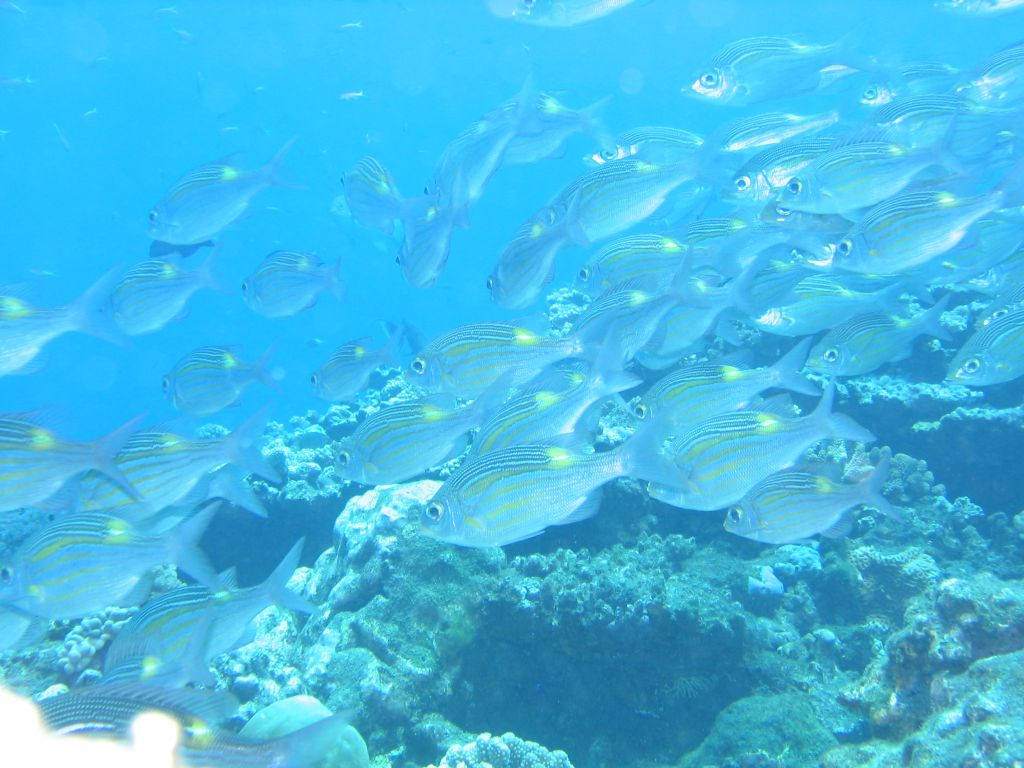
#> input picture ML/Section 4. Компьютерное зрение/002/data/inria/101800_sm.jpg, 1024 x 768 px; its folder holds only this picture in this run
$ jupyter execute --allow-errors 002-cbir.ipynb   (shell and % lines are left out)
#> lines starting #> are read from the running program, lines starting #| are printed output that depends on the picture; after the words box and inside, x2 and y2 are one past the last pixel; in counts of white or black regions, pixels touching at a corner belong together
# Поиск изображения по контенту (CBIR)

[cell 1]
import numpy as np
import cv2
import matplotlib.pyplot as plt

## Алгоритм вычисления дескриптора изображения

[cell 2]
class ColorDescriptor:

    def __init__(self, bins):
        # количество сегментов по y, x и channel
#> further down, image is the input picture: shape (768, 1024, 3); mean B, G, R 228.8, 185.7, 67.9
        self.bins = bins

    def describe(self, image):
        """ Вычисляем дескриптор изображения """

        features = []  # результирующий вектор дескриптора

        # переводим исходное изображение из цветового пространства BGR в HSV
        image = cv2.cvtColor(image, cv2.COLOR_BGR2HSV)
#> image: shape (768, 1024, 3); mean H, S, V 97, 179.6, 229.1

        (h, w) = image.shape[:2]  # размеры изображения
#> h = 768; w = 1024
        (cX, cY) = (int(w * 0.5), int(h * 0.5))  # координаты центра изображения
#> cX = 512; cY = 384

        # делим изображение на четыре равные части
        # и вычисляем координаты сегментов
        segments = [(0, cX, 0, cY),
                    (cX, w, 0, cY),
                    (cX, w, cY, h),
                    (0, cX, cY, h)]

        # готовим маску в виде эллипса для выделения
        # дескрипторов центральной части изображения
        (axesX, axesY) = (int(w * 0.75) // 2, int(h * 0.75) // 2)
#> axesX = 384; axesY = 288
        ellip_mask = np.zeros(image.shape[:2], dtype = np.uint8)
        cv2.ellipse(ellip_mask, (cX, cY), (axesX, axesY), 0, 0, 360, 255, -1)
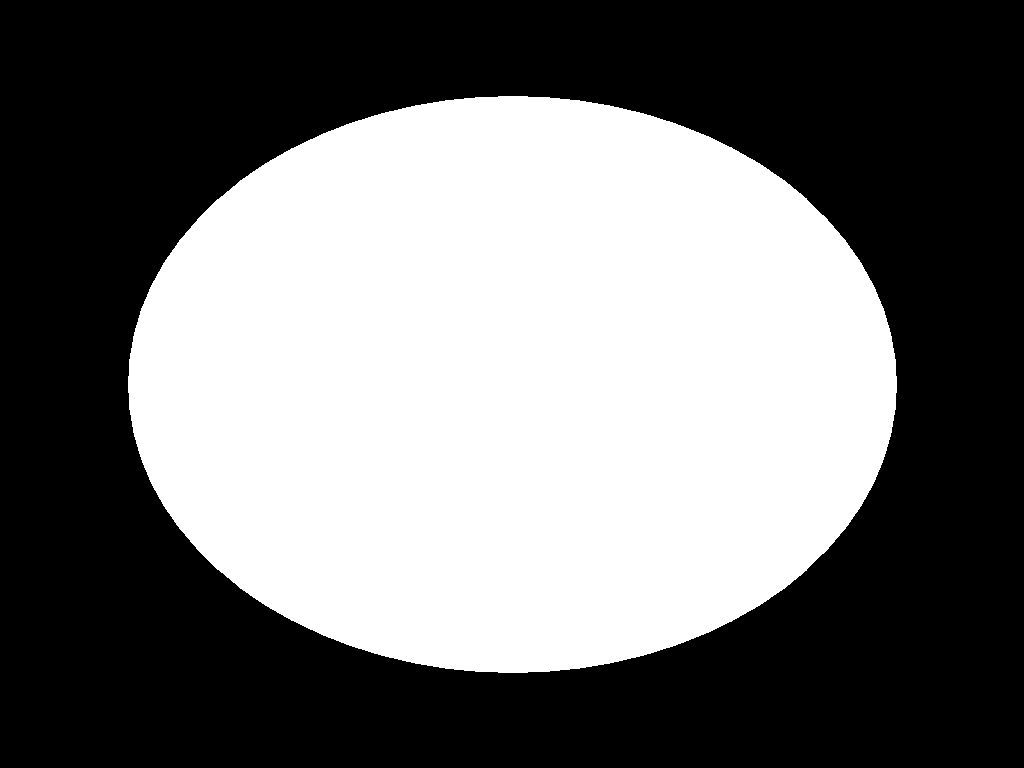
#> ellip_mask: shape (768, 1024); 44.3% white; 1 white region, box (x1, y1, x2, y2) and area: (128, 96, 897, 673) 348061

        # итерируем по четырем сегментам и вычисляем дескрипторы
        for (startX, endX, startY, endY) in segments:
            # формируем маску сегмента
            corner_mask = np.zeros(image.shape[:2], dtype = np.uint8)
            cv2.rectangle(corner_mask, (startX, startY), (endX, endY), 255, -1)
            cornerMask = cv2.subtract(corner_mask, ellip_mask)  # вычитаем пересечение с эллипсом

            # строим цветовую гистограмму с учетом маски сегмента
            hist = self.histogram(image, corner_mask)
            features.extend(hist)
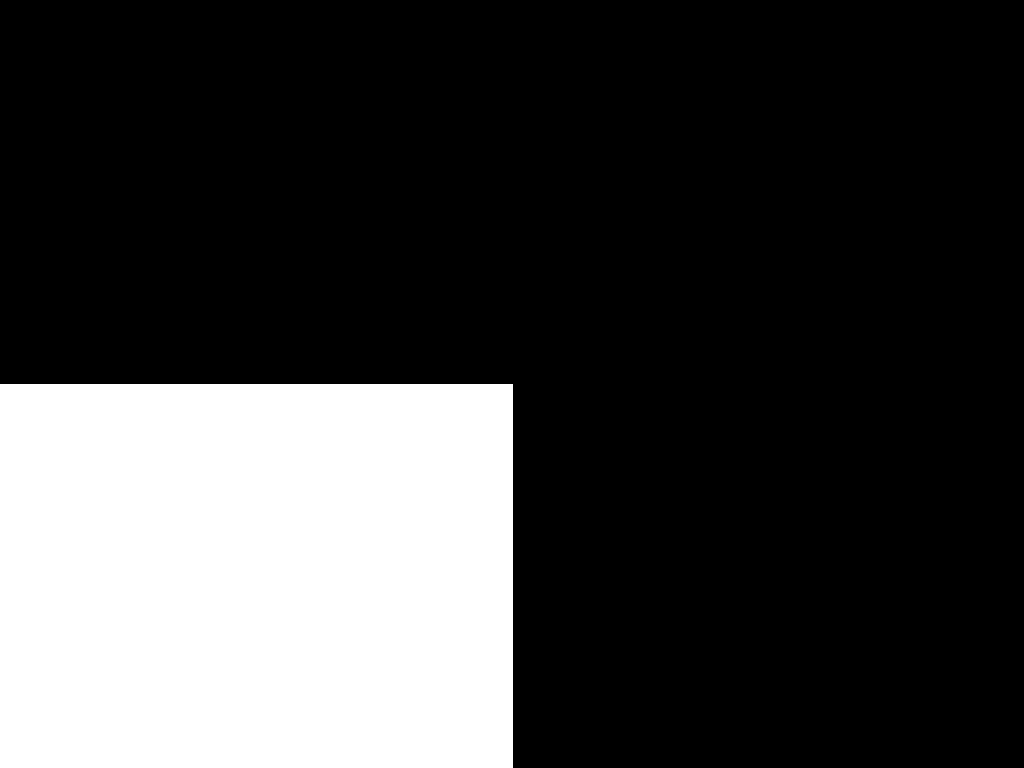
#> corner_mask: shape (768, 1024); 25% white; 1 white region, box (x1, y1, x2, y2) and area: (0, 384, 513, 768) 196992
#> after the loop, features = 1152 values, max 0.857 at index 458, min 0 at index 0, mean 0.00723

        # вычисляем гистограму для центральной области
        hist = self.histogram(image, ellip_mask)
#> hist = 288 values, max 0.665 at index 170, min 0 at index 0, mean 0.00768
        features.extend(hist)

        # возвращаем вектор полученный вектор дескрипторов
        return features

    def histogram(self, image, mask):
        """ Вычисляет гистограмму в области, заданной маской """

        # задаем диапазоны изменений по каналам
        ranges = [0, 180,  # Hue
                  0, 256,  # Saturation
                  0, 256]  # Value

        # вычисляем 3D гистограмму (x, y, channel)
        hist = cv2.calcHist([image], [0, 1, 2], mask,
                            self.bins, ranges = ranges)

        # нормируем гистограмму
        hist = cv2.normalize(hist, np.zeros_like(hist)).flatten()

        return hist

## Вычисляем дескрипторы для базы изображений

[cell 3]
import glob

index = []   # имена фалов
index_features = []  # дескрипторы изображений

# получаем список файлов для индексации
files = list(glob.glob('./data/inria/*.jpg'))

# инициализируем объект для вычисления дескрипторов
cd = ColorDescriptor((8, 12, 3))

for path in files[:25]:
    # сохраняем идентификатор изображения в массив
    image_id = path[path.rfind('/') + 1:]
    index.append(image_id)

    # загружаем изображение
    image = cv2.imread(path)

    # вычисляем и сохраняем дескрипторы
    features = cd.describe(image)
#> features = 1440 values, max 0.857 at index 458, min 0 at index 0, mean 0.00732
    index_features.append(features)

index_features = np.array(index_features)

[cell 4]
index_features.shape
#> Out = (1, 1440)
